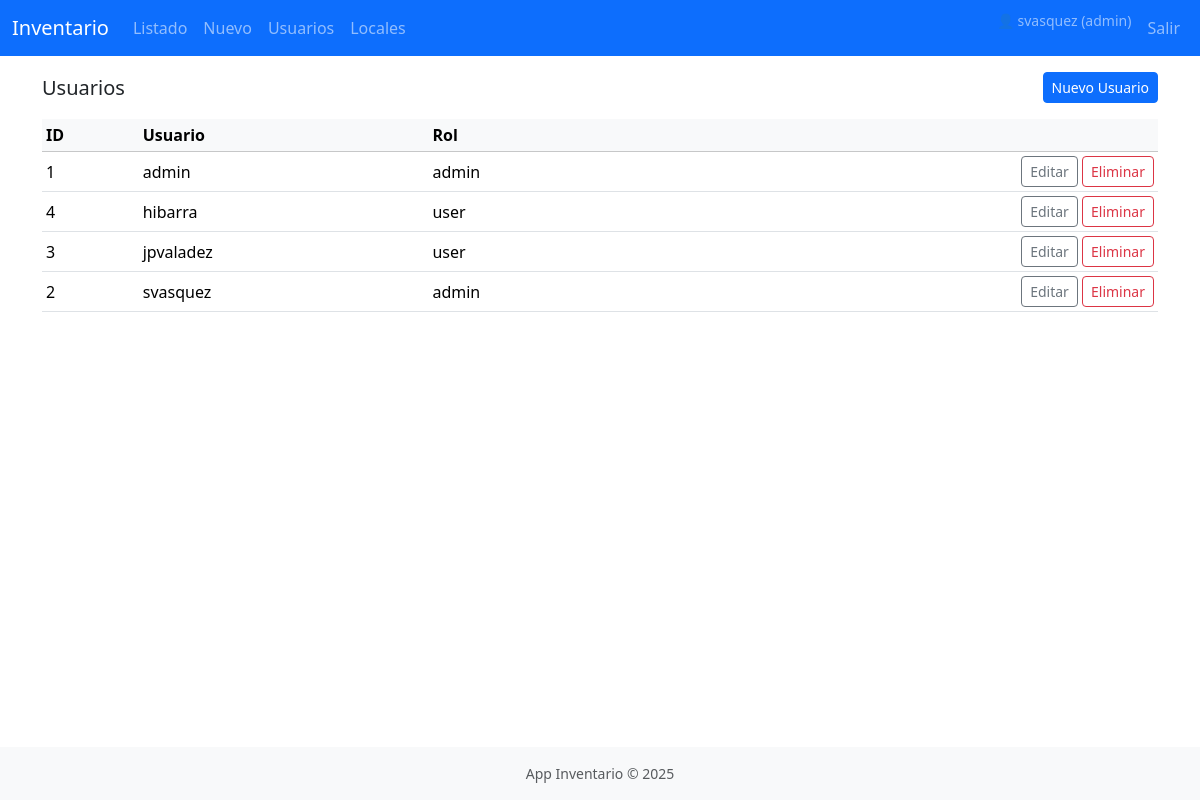
The app's page /usuarios (signed in) with its own data.
### inventario/models.py (models this page shows, shortened)
class User(UserMixin, db.Model):
    id = db.Column(db.Integer, primary_key=True)
    username = db.Column(db.String(80), unique=True, nullable=False)
    email = db.Column(db.String(120), unique=True)
    password_hash = db.Column(db.String(128), nullable=False)
    role = db.Column(db.String(20), default='user')
    failed_attempts = db.Column(db.Integer, default=0)
    locked_until = db.Column(db.DateTime)
    last_login = db.Column(db.DateTime)
    last_password_change = db.Column(db.DateTime)
    created_at = db.Column(db.DateTime, default=datetime.utcnow)

### inventario/routes.py (the view)
@web_bp.route('/usuarios')
@roles_required('admin')
def usuarios_listar():
    usuarios = User.query.order_by(User.username).all()
    return render_template('users_list.html', usuarios=usuarios)

### inventario/__init__.py (called while the page is built)
@login_manager.user_loader
def load_user(user_id):
    from .models import User
    return User.query.get(int(user_id))

### inventario/routes.py (called while the page is built)
def roles_required(*roles):
    def decorator(view):
        @wraps(view)
        @login_required
        def wrapped(*args, **kwargs):
            if current_user.role not in roles:
                return "Forbidden", 403
            return view(*args, **kwargs)
        return wrapped
    return decorator

### inventario/templates/users_list.html (shortened to what this page needs)
{% extends 'base.html' %}
{% block content %}
<div class="d-flex justify-content-between align-items-center mb-3">
  <h2 class="h5 mb-0">Usuarios</h2>
  <a class="btn btn-primary btn-sm" href="{{ url_for('web.usuarios_nuevo') }}">Nuevo Usuario</a>
</div>
<table class="table table-sm table-hover align-middle">
  <thead class="table-light"><tr><th>ID</th><th>Usuario</th><th>Rol</th><th></th></tr></thead>
  <tbody>
  {% for u in usuarios %}
    <tr>
      <td>{{ u.id }}</td>
      <td>{{ u.username }}</td>
      <td>{{ u.role }}</td>
      <td class="text-end">
        <a class="btn btn-outline-secondary btn-sm" href="{{ url_for('web.usuarios_editar', user_id=u.id) }}">Editar</a>
        <form method="POST" action="{{ url_for('web.usuarios_eliminar', user_id=u.id) }}" class="d-inline" onsubmit="return confirm('Eliminar usuario?')">
          <button class="btn btn-outline-danger btn-sm">Eliminar</button>
        </form>
      </td>
    </tr>
  {% endfor %}
  </tbody>
</table>
{% endblock %}

### inventario/templates/base.html (shortened to what this page needs)
<!doctype html>
<html lang="es" class="h-100">
  <head>
    <link href="https://cdn.jsdelivr.net/npm/bootstrap@5.3.3/dist/css/bootstrap.min.css" rel="stylesheet">
    <link rel="stylesheet" href="{{ url_for('static', filename='css/styles.css') }}">
  </head>
  <body class="d-flex flex-column h-100">
    <nav class="navbar navbar-expand-lg navbar-dark bg-primary">
      <div class="container-fluid">
        <a class="navbar-brand" href="{{ url_for('web.index') }}">Inventario</a>
        <div class="collapse navbar-collapse" id="navbarsExample">
          <ul class="navbar-nav me-auto mb-2 mb-lg-0">
            <li class="nav-item"><a class="nav-link" href="{{ url_for('web.inventario_listar') }}">Listado</a></li>
            {% if current_user.is_authenticated %}
              <li class="nav-item"><a class="nav-link" href="{{ url_for('web.inventario_nuevo') }}">Nuevo</a></li>
              {% if current_user.role == 'admin' %}
                <li class="nav-item"><a class="nav-link" href="{{ url_for('web.usuarios_listar') }}">Usuarios</a></li>
                <li class="nav-item"><a class="nav-link" href="{{ url_for('web.locales_listar') }}">Locales</a></li>
              {% endif %}
            {% endif %}
          </ul>
          <ul class="navbar-nav ms-auto mb-2 mb-lg-0">
            {% if current_user.is_authenticated %}
              <li class="nav-item"><span class="navbar-text small me-2">👤 {{ current_user.username }} ({{ current_user.role }})</span></li>
              <li class="nav-item"><a class="nav-link" href="{{ url_for('web.logout') }}">Salir</a></li>
            {% else %}
              <li class="nav-item"><a class="nav-link" href="{{ url_for('web.login') }}">Ingresar</a></li>
            {% endif %}
          </ul>
        </div>
      </div>
    </nav>
    <main class="flex-shrink-0">
      <div class="container py-3">
        {% block content %}{% endblock %}
      </div>
    </main>
    <footer class="mt-auto py-3 bg-light text-center small text-muted">App Inventario &copy; 2025</footer>
  </body>
</html>

### inventario/static/css/styles.css (style rules this page uses)
body { -webkit-font-smoothing: antialiased; }

### records on screen
User: username "svasquez", role "admin", id "2"
User: id "1", username "admin", role "admin"
User: id "4", username "hibarra", role "user"
User: id "3", username "jpvaladez", role "user"
